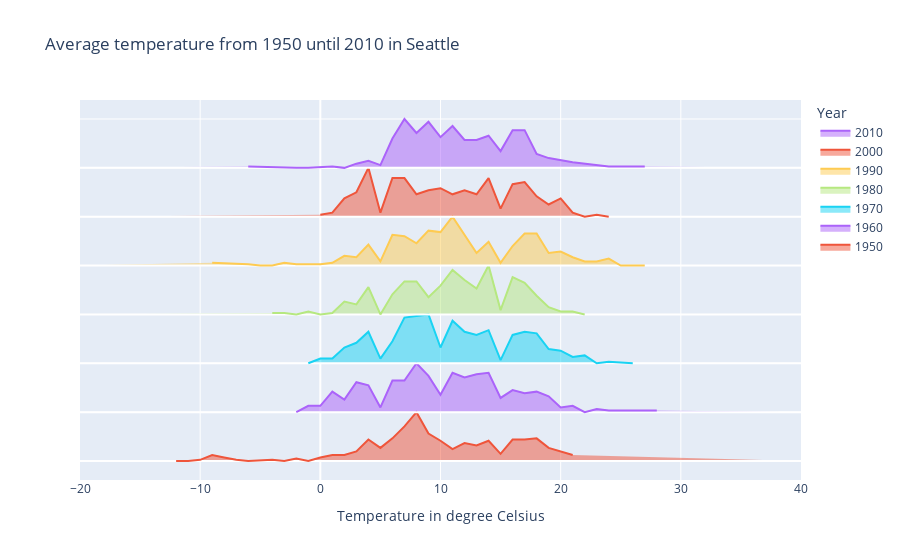

Notebook source saved alongside this figure:
### Code cell
# the idea behind this ridgeline plot with Plotly is to add traces manually, each trace corresponding to a particular year's temperature distribution
# thus, we are to store each year's data (temperatures and their respective count) in seperate arrays or pd.series that we store in a dictionnary to retrieve them easily
array_dict = {} # instantiating an empty dictionnary
for year in year_list:
    array_dict[f'x_{year}'] = temp[temp['year']==year]['Mean_TemperatureC'] # storing the temperature data for each year
    array_dict[f'y_{year}'] = temp[temp['year']==year]['count'] # storing the temperature count for each year
    array_dict[f'y_{year}'] = (array_dict[f'y_{year}'] - array_dict[f'y_{year}'].min()) \
                                / (array_dict[f'y_{year}'].max() - array_dict[f'y_{year}'].min()) # we normalize the array (min max normalization)

# once all of this is done, we can create a plotly.graph_objects.Figure and add traces with fig.add_trace() method
# since we have stored the temperatures and their respective count for each year, we can plot scatterplots (go.Scatter)
# we thus iterate over year_list and create a 'blank line' that is placed at y = index, then the corresponding temperature count line
fig = go.Figure()
for index, year in enumerate(year_list):
    fig.add_trace(go.Scatter(x=[-20, 40], y=np.full(2, index), mode='lines', line_color='white', showlegend=False)) # thanks to showlegend being set to False, we do not see this trace name in the legend
    fig.add_trace(go.Scatter(x=array_dict[f'x_{year}'], y=array_dict[f'y_{year}'] + index, fill='tonexty', name=f'{year}'))

# here you can modify the figure and the legend titles
fig.update_layout(
                title='Average temperature from 1950 until 2010 in Seattle',
                legend_title_text='Year',
                xaxis=dict(title='Temperature in degree Celsius'),
                yaxis=dict(showticklabels=False) # that way you hide the y axis ticks labels
                )

fig.show()

### Figure 1 — Plotly figure (JSON) as saved in the notebook; plotly's stock layout.template omitted (floating-point values rounded to 4 significant figures)
{"data": [{"line": {"color": "white"}, "mode": "lines", "showlegend": false, "type": "scatter", "x": [-20, 40], "y": [0, 0]}, {"fill": "tonexty", "name": "1950", "type": "scatter", "x": [-12, -11, -10, -9, -8, -7, -6, -4, -3, -2, -1, 0, 1, 2, 3, 4, 5, 6, 7, 8, 9, 10, 11, 12, 13, 14, 15, 16, 17, 18, 19, 20, 21], "y": [0, 0, 0.02439, 0.122, 0.07317, 0.02439, 0, 0.02439, 0, 0.04878, 0, 0.07317, 0.122, 0.122, 0.1951, 0.439, 0.2683, 0.4634, 0.7073, 1, 0.561, 0.4146, 0.2439, 0.3659, 0.3171, 0.4146, 0.1463, 0.439, 0.439, 0.4634, 0.2683, 0.1951, 0.122]}, {"line": {"color": "white"}, "mode": "lines", "showlegend": false, "type": "scatter", "x": [-20, 40], "y": [1, 1]}, {"fill": "tonexty", "name": "1960", "type": "scatter", "x": [-2, -1, 0, 1, 2, 3, 4, 5, 6, 7, 8, 9, 10, 11, 12, 13, 14, 15, 16, 17, 18, 19, 20, 21, 22, 23, 24, 28], "y": [1, 1.129, 1.129, 1.419, 1.258, 1.613, 1.548, 1.097, 1.645, 1.645, 2, 1.742, 1.355, 1.806, 1.71, 1.774, 1.806, 1.29, 1.452, 1.387, 1.419, 1.323, 1.097, 1.129, 1, 1.065, 1.032, 1.032]}, {"line": {"color": "white"}, "mode": "lines", "showlegend": false, "type": "scatter", "x": [-20, 40], "y": [2, 2]}, {"fill": "tonexty", "name": "1970", "type": "scatter", "x": [-1, 0, 1, 2, 3, 4, 5, 6, 7, 8, 9, 10, 11, 12, 13, 14, 15, 16, 17, 18, 19, 20, 21, 22, 23, 24, 26], "y": [2, 2.097, 2.097, 2.323, 2.419, 2.645, 2.097, 2.452, 2.935, 2.968, 3, 2.323, 2.871, 2.645, 2.581, 2.677, 2.065, 2.581, 2.645, 2.613, 2.29, 2.258, 2.129, 2.161, 2, 2.032, 2]}, {"line": {"color": "white"}, "mode": "lines", "showlegend": false, "type": "scatter", "x": [-20, 40], "y": [3, 3]}, {"fill": "tonexty", "name": "1980", "type": "scatter", "x": [-4, -3, -2, -1, 0, 1, 2, 3, 4, 5, 6, 7, 8, 9, 10, 11, 12, 13, 14, 15, 16, 17, 18, 19, 20, 21, 22], "y": [3.029, 3.029, 3, 3.059, 3, 3.029, 3.265, 3.206, 3.559, 3, 3.412, 3.676, 3.676, 3.353, 3.588, 3.912, 3.706, 3.529, 4, 3.088, 3.765, 3.647, 3.382, 3.147, 3.059, 3.059, 3]}, {"line": {"color": "white"}, "mode": "lines", "showlegend": false, "type": "scatter", "x": [-20, 40], "y": [4, 4]}, {"fill": "tonexty", "name": "1990", "type": "scatter", "x": [-9, -6, -5, -4, -3, -2, -1, 0, 1, 2, 3, 4, 5, 6, 7, 8, 9, 10, 11, 12, 13, 14, 15, 16, 17, 18, 19, 20, 21, 22, 23, 24, 25, 26, 27], "y": [4.057, 4.029, 4, 4, 4.057, 4.029, 4.029, 4.029, 4.057, 4.2, 4.171, 4.429, 4.086, 4.629, 4.6, 4.457, 4.714, 4.686, 5, 4.629, 4.257, 4.486, 4.057, 4.4, 4.657, 4.657, 4.257, 4.286, 4.171, 4.086, 4.086, 4.143, 4, 4, 4]}, {"line": {"color": "white"}, "mode": "lines", "showlegend": false, "type": "scatter", "x": [-20, 40], "y": [5, 5]}, {"fill": "tonexty", "name": "2000", "type": "scatter", "x": [0, 1, 2, 3, 4, 5, 6, 7, 8, 9, 10, 11, 12, 13, 14, 15, 16, 17, 18, 19, 20, 21, 22, 23, 24], "y": [5.042, 5.083, 5.375, 5.5, 6, 5.083, 5.792, 5.792, 5.458, 5.542, 5.583, 5.458, 5.542, 5.458, 5.792, 5.167, 5.667, 5.708, 5.417, 5.25, 5.375, 5.083, 5, 5.042, 5]}, {"line": {"color": "white"}, "mode": "lines", "showlegend": false, "type": "scatter", "x": [-20, 40], "y": [6, 6]}, {"fill": "tonexty", "name": "2010", "type": "scatter", "x": [-6, -3, -2, -1, 1, 2, 3, 4, 5, 6, 7, 8, 9, 10, 11, 12, 13, 14, 15, 16, 17, 18, 19, 21, 22, 23, 24, 26, 27], "y": [6.029, 6, 6, 6, 6.029, 6, 6.086, 6.143, 6.057, 6.6, 7, 6.714, 6.943, 6.629, 6.857, 6.571, 6.571, 6.657, 6.343, 6.771, 6.771, 6.286, 6.2, 6.114, 6.086, 6.057, 6.029, 6.029, 6.029]}], "layout": {"legend": {"title": {"text": "Year"}}, "title": {"text": "Average temperature from 1950 until 2010 in Seattle"}, "xaxis": {"title": {"text": "Temperature in degree Celsius"}}, "yaxis": {"showticklabels": false}}}
